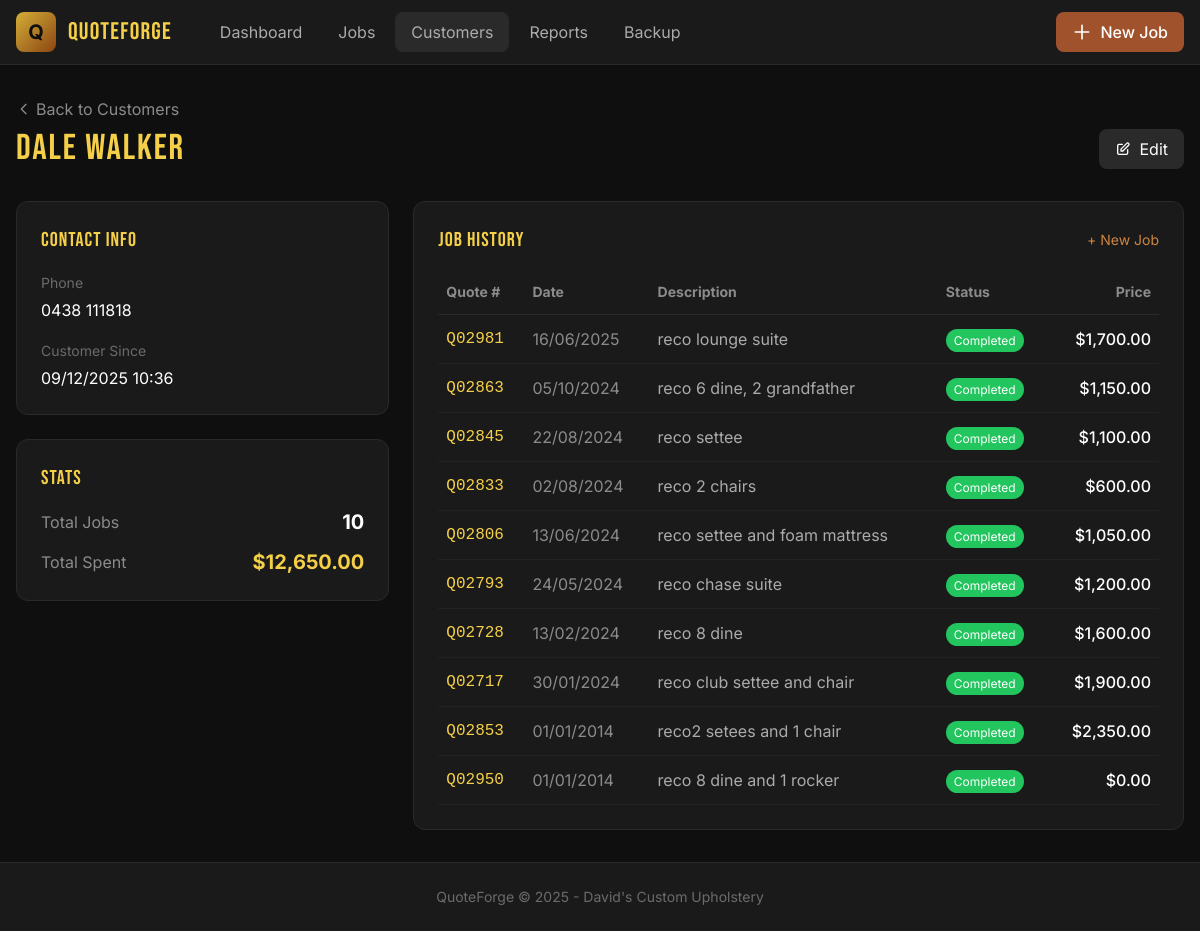
The page /customers/2235 (signed in) on the database its author committed.
### app.py (models this page shows, shortened)
class Customer(db.Model):
    id = db.Column(db.Integer, primary_key=True)
    name = db.Column(db.String(200), nullable=False)
    phone = db.Column(db.String(50))
    email = db.Column(db.String(200))
    address = db.Column(db.Text)
    jobs = db.relationship('Job', backref='customer', lazy=True)
    created_at = db.Column(db.DateTime, default=datetime.utcnow)

class Job(db.Model):
    id = db.Column(db.Integer, primary_key=True)
    customer_id = db.Column(db.Integer, db.ForeignKey('customer.id'), nullable=False)
    quote_number = db.Column(db.String(50), unique=True)
    description = db.Column(db.Text)
    price = db.Column(db.Float, default=0)  # Price ex GST
    deposit = db.Column(db.Float, default=0)
    status = db.Column(db.String(50), default='quoted')
    notes = db.Column(db.Text)
    date = db.Column(db.Date, default=lambda: date.today())
    created_at = db.Column(db.DateTime, default=datetime.utcnow)
    materials = db.relationship('Material', backref='job', lazy=True, cascade='all, delete-orphan')

### app.py (the view)
@app.route('/customers/<int:customer_id>')
@login_required
def customer_detail(customer_id):
    customer = Customer.query.get_or_404(customer_id)
    total_spent = sum(j.price for j in customer.jobs if j.status in ['completed', 'deposit_paid', 'in_progress'])
    return render_template('customer_detail.html', customer=customer, total_spent=total_spent)

### app.py (called while the page is built)
def login_required(f):
    @wraps(f)
    def decorated_function(*args, **kwargs):
        if not session.get('logged_in'):
            return redirect(url_for('login', next=request.url))
        return f(*args, **kwargs)
    return decorated_function

def get_financial_year(d):
    if d.month >= 7:
        return d.year
    return d.year - 1

@app.template_filter('currency')
def currency_filter(value):
    try:
        return f"${float(value):,.2f}"
    except:
        return "$0.00"

@app.template_filter('ausdate')
def ausdate_filter(value):
    if value:
        if isinstance(value, str):
            try:
                value = datetime.strptime(value, '%Y-%m-%d').date()
            except:
                return value
        return value.strftime('%d/%m/%Y')
    return ''

@app.template_filter('datetime')
def datetime_filter(value):
    if value:
        return value.strftime('%d/%m/%Y %H:%M')
    return ''

@app.context_processor
def utility_processor():
    return {
        'STATUS_LABELS': STATUS_LABELS,
        'STATUS_COLORS': STATUS_COLORS,
        'GST_RATE': GST_RATE,
        'today': date.today(),
        'current_fy': get_financial_year(date.today())
    }

@app.after_request
def set_security_headers(response):
    response.headers['X-Content-Type-Options'] = 'nosniff'
    response.headers['X-Frame-Options'] = 'DENY'
    response.headers['X-XSS-Protection'] = '1; mode=block'
    response.headers['Strict-Transport-Security'] = 'max-age=31536000; includeSubDomains'
    response.headers.pop('Server', None)
    return response

### templates/customer_detail.html (shortened to what this page needs)
{% extends 'base.html' %}
{% block content %}
<div class="mb-8">
    <a href="{{ url_for('customers') }}" class="text-workshop-400 hover:text-white transition mb-2 inline-flex items-center">
        <svg class="w-4 h-4 mr-1" fill="none" stroke="currentColor" viewBox="0 0 24 24"><path stroke-linecap="round" stroke-linejoin="round" stroke-width="2" d="M15 19l-7-7 7-7"></path></svg>
        Back to Customers
    </a>
    <div class="flex items-center justify-between">
        <h1 class="font-display text-4xl tracking-wider text-brass-400">{{ customer.name }}</h1>
        <a href="{{ url_for('customer_edit', customer_id=customer.id) }}" class="px-4 py-2 bg-workshop-700 hover:bg-workshop-600 rounded-lg transition flex items-center space-x-2">
            <svg class="w-4 h-4" fill="none" stroke="currentColor" viewBox="0 0 24 24"><path stroke-linecap="round" stroke-linejoin="round" stroke-width="2" d="M11 5H6a2 2 0 00-2 2v11a2 2 0 002 2h11a2 2 0 002-2v-5m-1.414-9.414a2 2 0 112.828 2.828L11.828 15H9v-2.828l8.586-8.586z"></path></svg>
            <span>Edit</span>
        </a>
    </div>
</div>
<div class="grid grid-cols-1 lg:grid-cols-3 gap-6">
    <div class="space-y-6">
        <div class="bg-workshop-800 rounded-xl p-6 border border-workshop-700">
            <h2 class="font-display text-xl tracking-wider text-brass-400 mb-4">CONTACT INFO</h2>
            <div class="space-y-4">
                {% if customer.phone %}
                <div>
                    <label class="text-workshop-500 text-sm">Phone</label>
                    <p class="text-white mt-1">
                        <a href="tel:{{ customer.phone }}" class="hover:text-brass-400 transition">{{ customer.phone }}</a>
                    </p>
                </div>
                {% endif %}
                <div>
                    <label class="text-workshop-500 text-sm">Customer Since</label>
                    <p class="text-white mt-1">{{ customer.created_at|datetime }}</p>
                </div>
            </div>
        </div>
        <div class="bg-workshop-800 rounded-xl p-6 border border-workshop-700">
            <h2 class="font-display text-xl tracking-wider text-brass-400 mb-4">STATS</h2>
            <div class="space-y-3">
                <div class="flex justify-between items-center">
                    <span class="text-workshop-400">Total Jobs</span>
                    <span class="text-xl font-bold text-white">{{ customer.jobs|length }}</span>
                </div>
                <div class="flex justify-between items-center">
                    <span class="text-workshop-400">Total Spent</span>
                    <span class="text-xl font-bold text-brass-400">{{ total_spent|currency }}</span>
                </div>
            </div>
        </div>
    </div>
    <div class="lg:col-span-2">
        <div class="bg-workshop-800 rounded-xl p-6 border border-workshop-700">
            <div class="flex items-center justify-between mb-4">
                <h2 class="font-display text-xl tracking-wider text-brass-400">JOB HISTORY</h2>
                <a href="{{ url_for('job_new') }}" class="text-leather-400 hover:text-leather-300 text-sm">+ New Job</a>
            </div>
            {% if customer.jobs %}
            <div class="overflow-x-auto">
                <table class="w-full">
                    <thead>
                        <tr class="text-workshop-400 text-sm border-b border-workshop-700">
                            <th class="text-left py-3 px-2">Quote #</th>
                            <th class="text-left py-3 px-2">Date</th>
                            <th class="text-left py-3 px-2">Description</th>
                            <th class="text-left py-3 px-2">Status</th>
                            <th class="text-right py-3 px-2">Price</th>
                        </tr>
                    </thead>
                    <tbody>
                        {% for job in customer.jobs|sort(attribute='date', reverse=true) %}
                        <tr class="border-b border-workshop-700/50 hover:bg-workshop-700/30 transition cursor-pointer" onclick="window.location='{{ url_for('job_detail', job_id=job.id) }}'">
                            <td class="py-3 px-2 font-mono text-brass-400">{{ job.quote_number }}</td>
                            <td class="py-3 px-2 text-workshop-400">{{ job.date|ausdate }}</td>
                            <td class="py-3 px-2 text-workshop-300 max-w-xs truncate">{{ job.description[:30] }}{% if job.description|length > 30 %}...{% endif %}</td>
                            <td class="py-3 px-2">
                                <span class="px-2 py-1 rounded-full text-xs {{ STATUS_COLORS[job.status] }} text-white">{{ STATUS_LABELS[job.status] }}</span>
                            </td>
                            <td class="py-3 px-2 text-right font-medium">{{ job.price|currency }}</td>
                        </tr>
                        {% endfor %}
                    </tbody>
                </table>
            </div>
            {% else %}
            <p class="text-workshop-500 text-center py-8">No jobs yet for this customer.</p>
            {% endif %}
        </div>
    </div>
</div>
{% endblock %}

### templates/base.html (style rules this page uses)
body { font-family: 'Inter', sans-serif; }
.font-display { font-family: 'Bebas Neue', sans-serif; }

### rows shown on the page
Customer: name "Dale Walker", phone "0438 111818", created_at "09/12/2025 10:36"
Job: quote_number "Q02981", date|ausdate "16/06/2025", description "reco lounge suite", status "Completed", price "$1,700.00"
Job: quote_number "Q02863", date|ausdate "05/10/2024", description "reco 6 dine, 2 grandfather", status "Completed", price "$1,150.00"
Job: quote_number "Q02845", date|ausdate "22/08/2024", description "reco settee", status "Completed", price "$1,100.00"
Job: quote_number "Q02833", date|ausdate "02/08/2024", description "reco 2 chairs", status "Completed", price "$600.00"
Job: quote_number "Q02806", date|ausdate "13/06/2024", description "reco settee and foam mattress", status "Completed", price "$1,050.00"
Job: quote_number "Q02793", date|ausdate "24/05/2024", description "reco chase suite", status "Completed", price "$1,200.00"
Job: quote_number "Q02728", date|ausdate "13/02/2024", description "reco 8 dine", status "Completed", price "$1,600.00"
Job: quote_number "Q02717", date|ausdate "30/01/2024", description "reco club settee and chair", status "Completed", price "$1,900.00"
Job: quote_number "Q02853", date|ausdate "01/01/2014", description "reco2 setees and 1 chair", status "Completed", price "$2,350.00"
Job: quote_number "Q02950", date|ausdate "01/01/2014", description "reco 8 dine and 1 rocker", status "Completed", price "$0.00"

### other values the page prints
{{ customer.jobs|length }} "10"
{{ total_spent|currency }} "$12,650.00"
